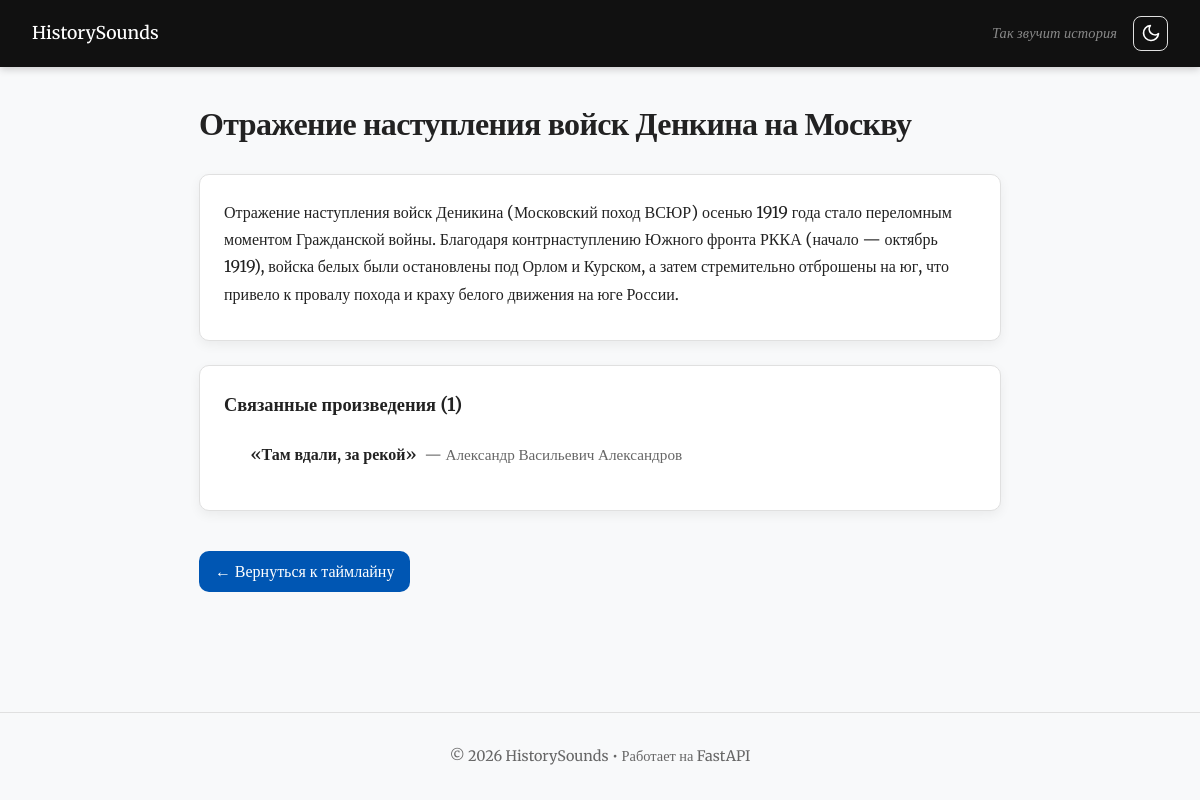
Before: /event/8 with the older database file.
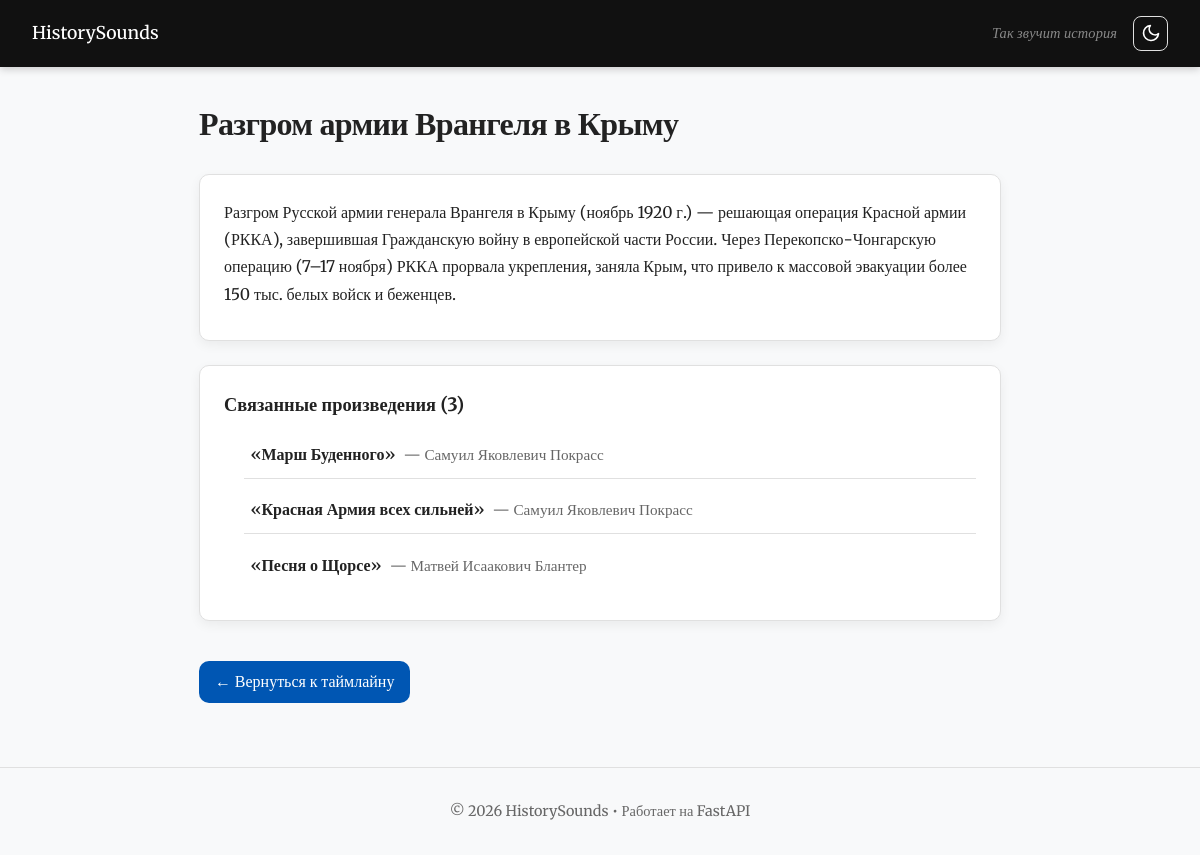
After: the same page with the newer database file.
### models/events.py (models this page shows)
class Event(Base):
    __tablename__ = "events"
    id = Column(Integer, primary_key=True, index=True, autoincrement=True)
    title = Column(String, nullable=True)
    description = Column(String, nullable=False)
    excel_id = Column(String, index=True)
    songs = relationship("Song", secondary=song_event, back_populates="events")
    year_start = Column(Integer, nullable=True)
    year_end = Column(Integer, nullable=True)

### models/songs.py (models this page shows)
class Song(Base):
    __tablename__ = "songs"
    id = Column(Integer, primary_key=True, index=True, autoincrement=True)
    name = Column(String, nullable=False)
    composer = Column(String, nullable=False)
    description = Column(Text, nullable=True)
    composer_info = Column(String, nullable=True)
    link = Column(String, nullable=True)
    events = relationship("Event", secondary=song_event, back_populates="songs")

### app.py (the view)
@app.get("/event/{event_id}", response_class=HTMLResponse)
async def event_page(request: Request, event_id: int, db: Session = Depends(get_db)):
    event = db.query(Event).filter(Event.id == event_id).first()
    if not event:
        raise HTTPException(status_code=404, detail="Event not found")
    return templates.TemplateResponse(request, "event.html", {"event": event})

### templates/event.html (shortened to what this page needs)
{% extends "base.html" %}
{% block content %}
<article class="event-page">
  <div class="page-header">
    <h1>{{ event.title }}</h1>
  </div>
  <div class="card">
    <p>{{ event.description }}</p>
  </div>
  {% if event.songs %}
  <div class="card">
    <h3>Связанные произведения ({{ event.songs|length }})</h3>
    <ul class="song-list">
{% for song in event.songs %}
  <li>
    <a href="/song/{{ song.name | e }}?from_event={{ event.id }}" class="song-link">
      <span class="song-title">{{ song.name }}</span>
      <span class="song-composer">
        {% if song.composer and song.composer|lower not in ['nan','none','','?','—','-'] %}
          — {{ song.composer }}
        {% else %}
          — <em>Автор неизвестен</em>
        {% endif %}
      </span>
    </a>
  </li>
{% endfor %}
</ul>
  </div>
  {% else %}
  <div class="card">
    <p style="color:var(--text-muted); font-style:italic;">Нет связанных музыкальных произведений.</p>
  </div>
  {% endif %}
  <a href="/timeline" class="back-btn">← Вернуться к таймлайну</a>
</article>
{% endblock %}

Changed rows visible on the page:
no longer on this page (row edited): Song: name "«Там вдали, за рекой»", composer "Александр Васильевич Александров"
changed Event: title "Отражение наступления войск Денкина на Москву" → "Разгром армии Врангеля в Крыму"; description "Отражение наступления войск Деникина (Московский поход ВСЮР) осенью 1919 года стало переломным моментом Гражданской войны. Благодаря контрнаступлению Южного фронта РККА (начало — октябрь 1919), войска белых были остановлены под Орлом и Курском, а затем стремительно отброшены на юг, что привело к провалу похода и краху белого движения на юге России." → "Разгром Русской армии генерала Врангеля в Крыму (ноябрь 1920 г.) — решающая операция Красной армии (РККА), завершившая Гражданскую войну в европейской части России. Через Перекопско-Чонгарскую операцию (7–17 ноября) РККА прорвала укрепления, заняла Крым, что привело к массовой эвакуации более 150 тыс. белых войск и беженцев."
now on this page (row unchanged): Song: name "«Марш Буденного»", composer "Самуил Яковлевич Покрасс"
now on this page (row unchanged): Song: name "«Красная Армия всех сильней»", composer "Самуил Яковлевич Покрасс"
now on this page (row edited): Song: name "«Песня о Щорсе»", composer "Матвей Исаакович Блантер"
Other visible differences:
{{ event.songs|length }}: "1" → "3"
